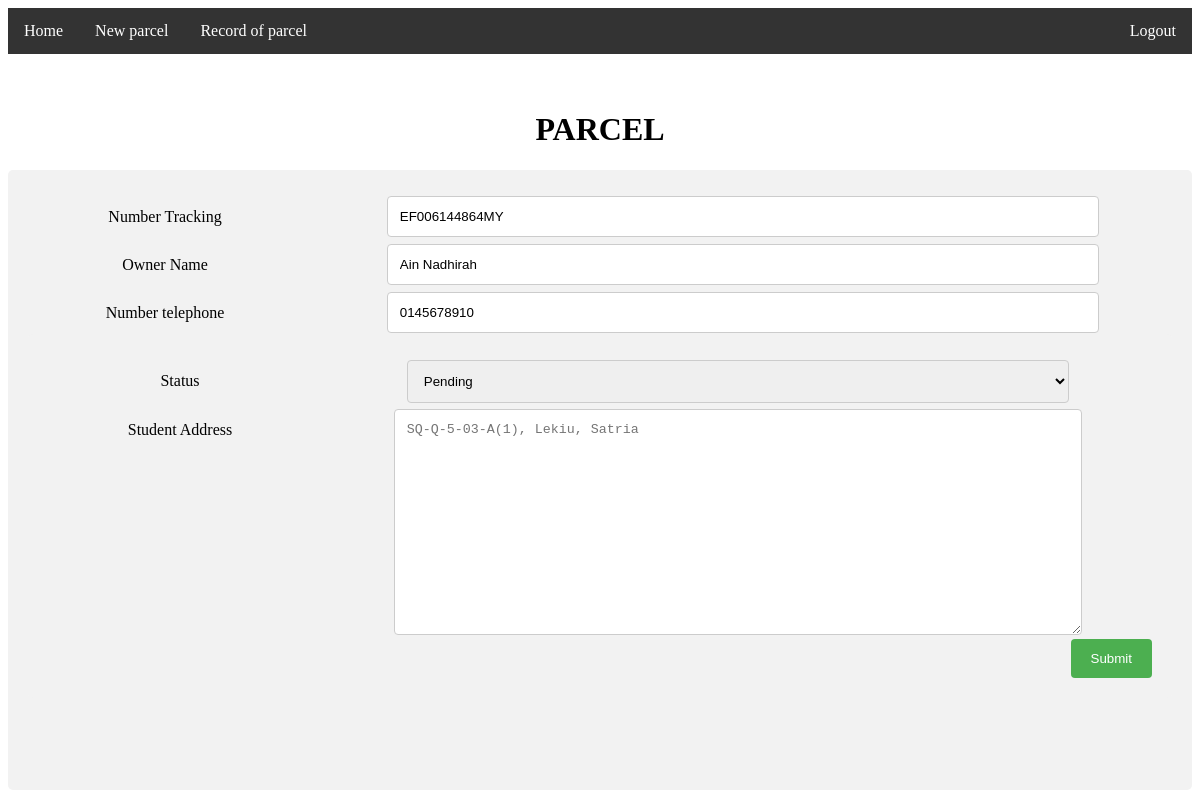
The page /edit_parcel.php?id=17 on the database its author committed.
### tables this page shows
CREATE TABLE `parcel_info` (
  `id` int(11) NOT NULL,
  `studID` varchar(150) NOT NULL,
  `date` date NOT NULL,
  `no_track` varchar(50) NOT NULL,
  `status` varchar(50) NOT NULL,
  `stud_address` varchar(100) NOT NULL,
  `penalty` int(50) NOT NULL
);

CREATE TABLE `student` (
  `studId` varchar(150) NOT NULL,
  `studName` varchar(500) NOT NULL,
  `telPhone` varchar(15) NOT NULL
);

### edit_parcel.php (the view, shortened to what this page needs)
<!DOCTYPE html>
<html>
<head>
</head>
<body>
<ul>
  <li><a href="index.php">Home</a></li>
  <li><a href="insert.php">New parcel</a></li>
  <li><a href="view_parcel.php">Record of parcel</a></li>
 <li style="float:right"><a href="logout.php">Logout</a></li>
</ul>
<br></br>
<center><div>
<?php
require('includes/db.php');
$id = $_REQUEST['id'];
$query = "SELECT * from parcel_info INNER JOIN student ON parcel_info.studID = student.studId where parcel_info.id ='".$id."'";
$result = mysqli_query($con, $query) or die ( mysqli_error());
$row = mysqli_fetch_assoc($result);
$notrack = $row['no_track'];
$name = $row['studName'];
$telphone = $row['telPhone'];
$status = $row['status'];
$address = $row['stud_address'];
?>
<center><h1>PARCEL</h1></center>
<?php
if(isset($_POST['insert']))
{
$id=$_REQUEST['id'];
$status =$_REQUEST['status'];
$update="update parcel_info set status='".$status."' where id='".$id."'";
mysqli_query($con, $update) or die(mysqli_error());
$test = "Record Updated Successfully. </br></br><a href='view_parcel.php'>View</a>";
echo '<p style="color:#FF0000;">'.$test.'</p>';
}else {
?>
<div class="container">
 <form action="" method="post">
    <div class="row">
 <div class="row">
      <div class="col-25">
        <label for="no_track">Number Tracking</label>
      </div>
      <div class="col-75">
        <input type="text" id="no_track" name="no_track" value="<?php echo($notrack); ?>" style="pointer-events: none" readonly>
      </div>
    </div>
    <div class="row">
      <div class="col-25">
        <label for="o_name">Owner Name</label>
      </div>
      <div class="col-75">
        <input type="text" id="o_name" name="o_name" value="<?php echo($name); ?>" style="pointer-events: none" readonly>
      </div>
    </div>
  <div class="row">
      <div class="col-25">
        <label for="phone">Number telephone</label>
      </div>
      <div class="col-75">
        <input type="text" id="phone" name="phone" value="<?php echo($telphone); ?>" style="pointer-events: none" readonly>
      </div>
    </div>
<div class="container">
 <form action="" method="post">
    <div class="row">
    <div class="row">
      <div class="col-25">
        <label for="status">Status</label>
      </div>
      <div class="col-75">
        <select id="status" name="status">
          <option value="<?php echo($status); ?>" selected="selected" disabled="disabled"><?php echo(ucfirst($status)); ?></option>
        </select>
      </div>
    </div>
    <div class="row">
      <div class="col-25">
        <label for="stud_address">Student Address</label>
      </div>
      <div class="col-75">
        <textarea id="stud_address" name="stud_address" placeholder="<?php echo($address); ?>" style="height:200px;pointer-events: none" readonly></textarea>
      </div>
    </div>
    </div>
    <div class="row">
      <input type="submit" name="insert" value="Submit">
    </div>
  </form>
</div>
</body>
</html>
<?php } ?>
</body>
</html>
</body>
</html>

### edit_parcel.php (style rules this page uses)
ul { list-style-type: none; margin: 0; padding: 0; overflow: hidden; background-color: #333; }
li { float: left; }
li a { display: block; color: white; text-align: center; padding: 14px 16px; text-decoration: none; }
input[type=text], select, textarea { width: 80%; padding: 12px; border: 1px solid #ccc; border-radius: 4px; resize: vertical; }
label { padding: 12px 12px 12px 0; display: inline-block; }
input[type=submit] { background-color: #4CAF50; color: white; padding: 12px 20px; border: none; border-radius: 4px; cursor: pointer; float: right; }
.container { border-radius: 5px; background-color: #f2f2f2; padding: 20px; }
.col-25 { float: left; width: 25%; margin-top: 6px; }
.col-75 { float: left; width: 75%; margin-top: 6px; }
.row:after { content: ""; display: table; clear: both; }

### rows shown on the page
parcel_info: no_track "EF006144864MY", o_name "Ain Nadhirah", phone "0145678910", status "Pending", stud_address "SQ-Q-5-03-A(1), Lekiu, Satria"
